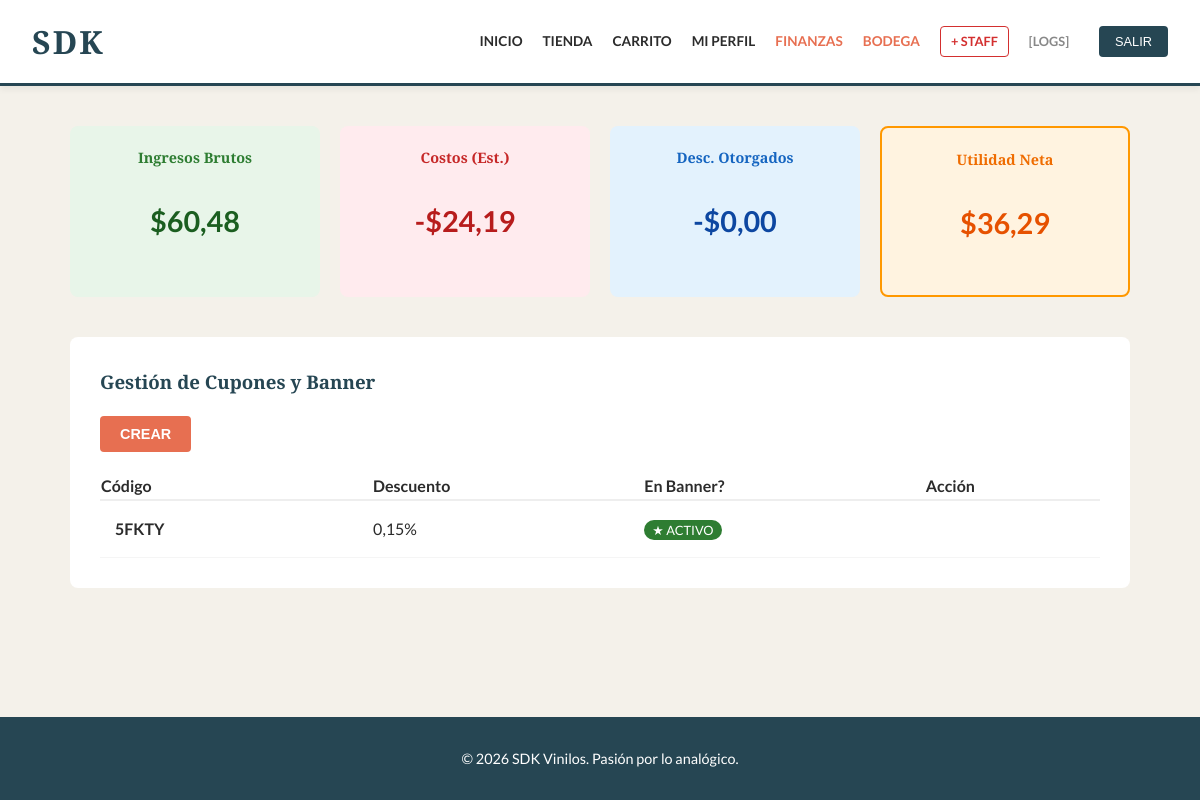
The page /finanzas/ (signed in) on the database its author committed.
### tienda/models.py (models this page shows, shortened)
class CuponDescuento(models.Model):
    codigoCupon = models.CharField(max_length=20, unique=True)
    porcentajeDescuento = models.DecimalField(max_digits=4, decimal_places=2, help_text="0.10 para 10%")
    activo = models.BooleanField(default=True)
    usuarios_usados = models.ManyToManyField(User, blank=True, related_name='cupones_usados')
    limite_uso = models.IntegerField(default=1, help_text="Veces que un usuario puede usarlo")
    es_banner = models.BooleanField(default=False, verbose_name="Mostrar en Banner")

### tienda/views.py (the view)
# urls.py: path('finanzas/', views.dashboardFinanzas, name='finanzas'),
@user_passes_test(esFinanzas)
def dashboardFinanzas(request):
    ordenes_pagadas = OrdenVenta.objects.filter(estadoOrden='PAGADO')
    ingresos = sum(o.totalFinal for o in ordenes_pagadas)
    total_descuentos_dados = sum(o.valorDescuento for o in ordenes_pagadas)
    egresos_estimados = ingresos * Decimal('0.4')
    utilidad_neta = ingresos - egresos_estimados
    cupones = CuponDescuento.objects.all().order_by('-id')
    return render(request, 'tienda/dashboard_finanzas.html', {
        'ingresos': ingresos,
        'descuentos_total': total_descuentos_dados,
        'egresos': egresos_estimados,
        'utilidad': utilidad_neta,
        'cupones': cupones,
    })

### tienda/templatetags/roles.py (called while the page is built)
@register.filter(name='tiene_rol')
def tiene_rol(user, nombre_grupo):
    if user.is_superuser:
        return True
    return user.groups.filter(name=nombre_grupo).exists()

### tienda/views.py (called while the page is built)
def esFinanzas(user): return user.is_superuser or user.groups.filter(name='Finanzas').exists()

### tienda/templates/tienda/dashboard_finanzas.html (shortened to what this page needs)
{% extends 'tienda/base.html' %}
{% block content %}
<div style="display: grid; grid-template-columns: repeat(4, 1fr); gap: 20px; margin-bottom: 40px;">
    <div style="background: #e8f5e9; padding: 20px; border-radius: 8px; text-align: center;">
        <h3 style="margin:0; font-size: 0.9rem; color: #2e7d32;">Ingresos Brutos</h3>
        <p style="font-size: 1.8rem; font-weight: bold; color: #1b5e20;">${{ ingresos|floatformat:2 }}</p>
    </div>
    <div style="background: #ffebee; padding: 20px; border-radius: 8px; text-align: center;">
        <h3 style="margin:0; font-size: 0.9rem; color: #c62828;">Costos (Est.)</h3>
        <p style="font-size: 1.8rem; font-weight: bold; color: #b71c1c;">-${{ egresos|floatformat:2 }}</p>
    </div>
    <div style="background: #e3f2fd; padding: 20px; border-radius: 8px; text-align: center;">
        <h3 style="margin:0; font-size: 0.9rem; color: #1565c0;">Desc. Otorgados</h3>
        <p style="font-size: 1.8rem; font-weight: bold; color: #0d47a1;">-${{ descuentos_total|floatformat:2 }}</p>
    </div>
    <div style="background: #fff3e0; padding: 20px; border-radius: 8px; text-align: center; border: 2px solid #ff9800;">
        <h3 style="margin:0; font-size: 0.9rem; color: #ef6c00;">Utilidad Neta</h3>
        <p style="font-size: 1.8rem; font-weight: bold; color: #e65100;">${{ utilidad|floatformat:2 }}</p>
    </div>
</div>
<div style="background: #fff; padding: 30px; border-radius: 8px;">
    <h3>Gestión de Cupones y Banner</h3>
    <table style="width: 100%;">
        <thead>
            <tr style="text-align: left; border-bottom: 2px solid #eee;">
                <th>Código</th>
                <th>Descuento</th>
                <th>En Banner?</th>
                <th>Acción</th>
            </tr>
        </thead>
        <tbody>
            {% for c in cupones %}
            <tr style="border-bottom: 1px solid #f5f5f5;">
                <td style="padding: 15px; font-weight: bold;">{{ c.codigoCupon }}</td>
                <td>{{ c.porcentajeDescuento }}%</td>
                <td>
                    {% if c.es_banner %}
                        <span style="background: #2e7d32; color: white; padding: 2px 8px; border-radius: 10px; font-size: 0.8rem;">★ ACTIVO</span>
                    {% else %}
                        <span style="color: #999;">-</span>
                    {% endif %}
                </td>
                <td>
                </td>
            </tr>
            {% endfor %}
        </tbody>
        <button type="submit" name="btn_cupon" class="btn" ...>CREAR</button>
    </table>
</div>
{% endblock %}

### tienda/templates/tienda/base.html (style rules this page uses)
:root { --fondo: #f4f1ea; --texto: #2b2b2b; --acento: #e76f51; --secundario: #264653; --borde: #dcd6cc; }
body { font-family: 'Lato', sans-serif; background-color: var(--fondo); color: var(--texto); margin: 0; line-height: 1.6; min-height: 100vh; display: flex; flex-direction: column; }
h1, h2, h3 { font-family: 'Playfair Display', serif; color: var(--secundario); margin-top: 0; }
.btn { display: inline-block; background: var(--acento); color: white; padding: 10px 20px; text-decoration: none; border-radius: 4px; font-weight: bold; border: none; cursor: pointer; transition: transform 0.2s, background 0.3s; font-size: 0.9rem; text-transform: uppercase; }
table { width: 100%; border-collapse: collapse; margin-top: 20px; background: #fff; }

### rows shown on the page
CuponDescuento: codigoCupon "5FKTY", porcentajeDescuento "0,15", es_banner "★ ACTIVO"

### other values the page prints
{{ ingresos|floatformat:2 }} "60,48"
{{ egresos|floatformat:2 }} "24,19"
{{ descuentos_total|floatformat:2 }} "0,00"
{{ utilidad|floatformat:2 }} "36,29"
